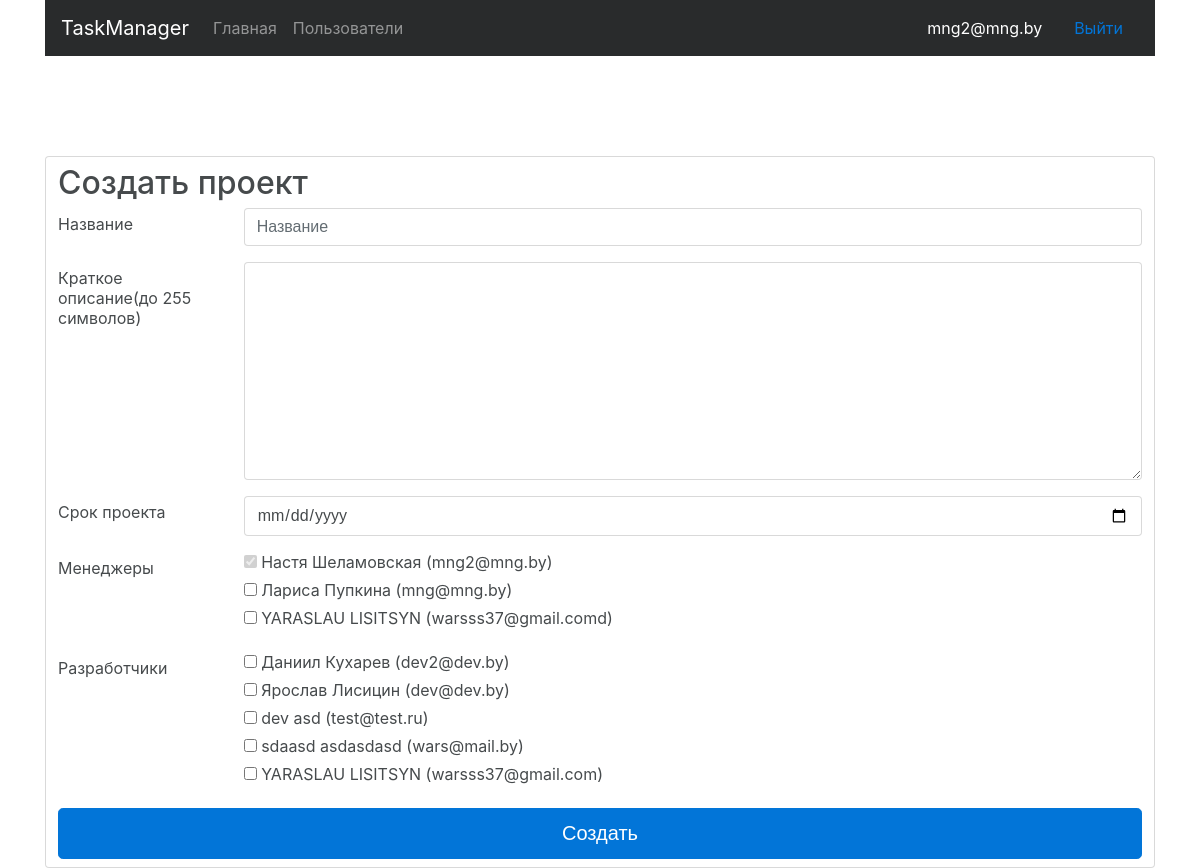
The page /project/add/ (signed in) on the database as committed earlier.
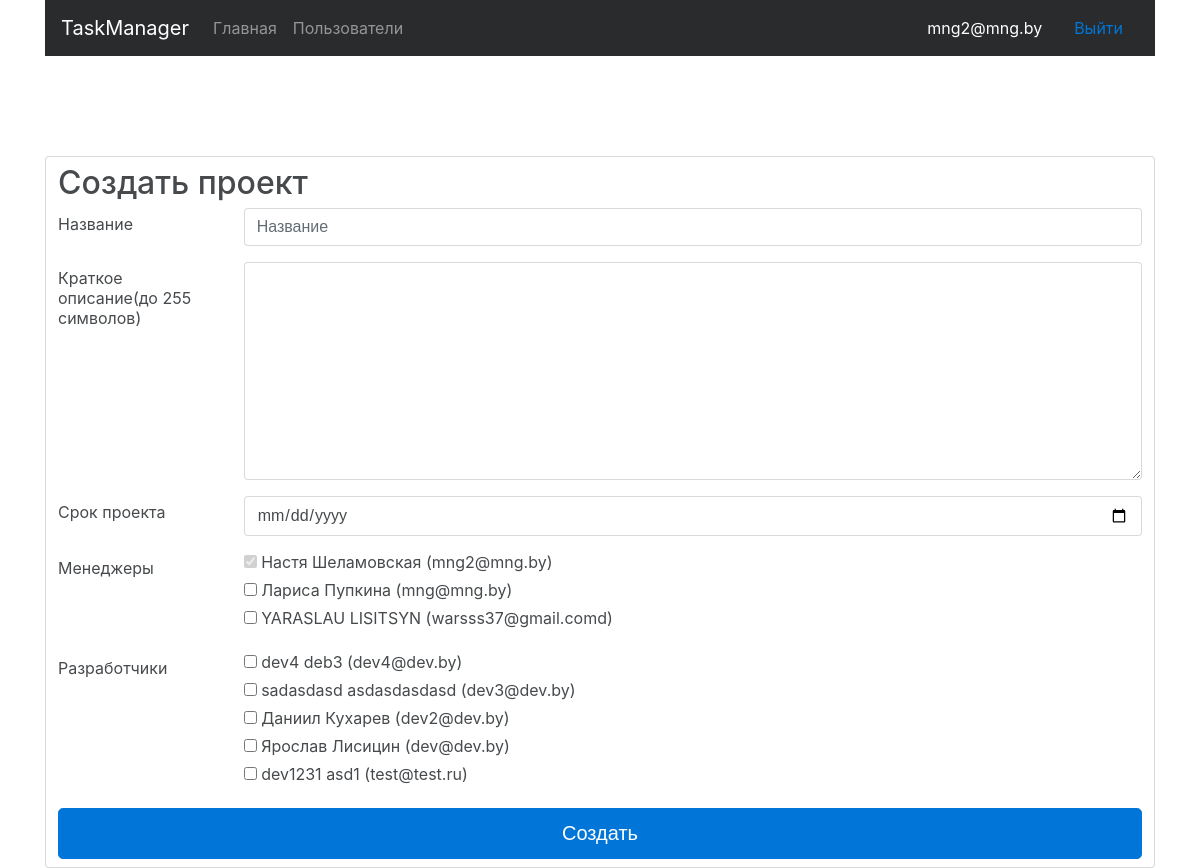
The same page on the database as committed later.
### User/models.py (models this page shows, shortened)
class User(AbstractBaseUser, PermissionsMixin, models.Model):
    email = models.EmailField(
        max_length=255,
        unique=True,
        db_index=True,
        verbose_name='Email'
    )
    password = models.CharField(
        verbose_name='Пароль',
        max_length=255
    )
    firstname = models.CharField(
        verbose_name='Имя',
        max_length=40,
        null=True,
        blank=True
    )
    lastname = models.CharField(
        verbose_name='Фамилия',
        max_length=40,
        null=True,
        blank=True
    )
    role = models.CharField(
        max_length=255,
        verbose_name='Права пользователя'
    )
    is_active = models.BooleanField(
        default=True,
        verbose_name='Активен'
    )
    is_admin = models.BooleanField(
        default=False,
        verbose_name='Админ'
    )
    is_superuser = models.BooleanField(
        default=False,
        verbose_name='Админ'
    )
    register_date = models.DateTimeField(
        auto_now_add=True,
        verbose_name='Дата регистрации'
    )
    USERNAME_FIELD = 'email'
    REQUIRED_FIELDS = []
    objects = UserManager()
    class Meta:
        ordering = ['-register_date']
        verbose_name = 'Пользователь'
        verbose_name_plural = 'Пользователи'

### Project/views.py (the view, shortened to what this page needs)
# urls.py: url(r'^project/add/$', login_required(ProjectCreate.as_view()), name='project_add'),
class ProjectCreate(TemplateView):
    model = Project
    template_name = 'project/add_project.html'
    form = None
    manager = None
    developer = None
    def get(self, request, *args, **kwargs):
        if request.user.role == "Manager" or request.user.is_admin:
            self.manager = User.objects.filter(role='Manager')
            self.developer = User.objects.filter(role='Developer')
            return super(ProjectCreate, self).get(request, *args, **kwargs)
        else:
            return redirect(reverse('main'))
    def get_context_data(self, **kwargs):
        context = super(ProjectCreate, self).get_context_data(**kwargs)
        context['managers'] = self.manager
        context['developers'] = self.developer
        return context

### templates/project/add_project.html (shortened to what this page needs)
{% extends 'base.html' %}
{% block content %}
    <div class="container form-cont">
            <form action="" method="post" class="form-control">
                <h2>Создать проект</h2>
                <div class="form-group row">
                    <label for="text-input" class="col-2 col-form-label">Название</label>
                    <div class="col-10">
                        <input type="text" id="id_title" class="form-control" placeholder="Название" name="title" required>
                    </div>
                </div>
                <div class="form-group row">
                    <label for="textarea-input" class="col-2 col-form-label">Краткое описание(до 255 символов)</label>
                    <div class="col-10">
                        <textarea name="description" id="id_description" style="width: 100%" rows="10" class="form-control"></textarea>
                    </div>
                </div>
                <div class="form-group row">
                    <label for="date-input" class="col-2 col-form-label">Срок проекта</label>
                    <div class="col-10">
                        <input class="form-control" type="date" id="example-date-input" name="due_date">
                    </div>
                </div>
                 <div class="form-group row">
                     <label for="date-input" class="col-2 col-form-label">Менеджеры</label>
                     <div class="col-10">
                         {% for manager in managers %}
                            <div class="checkbox">
                                <label>
                                    <input type="checkbox" name="users" value="{{ manager.id }}" {% if user.id == manager.id %} checked="checked" disabled="disabled" {% endif %}>
                                    <span class="custom-control-description">{{ manager.firstname }} {{ manager.lastname }} ({{ manager.email }})</span>
                                </label>
                            </div>
                         {% endfor %}
                     </div>
                </div>
                <div class="form-group row">
                    <label for="date-input" class="col-2 col-form-label">Разработчики</label>
                    <div class="col-10">
                        {% for developer in developers %}
                            <div class="checkbox">
                                <label>
                                    <input type="checkbox" name="users" value="{{ developer.id }}">
                                    <span class="custom-control-description">{{ developer.firstname }} {{ developer.lastname }} ({{ developer.email }})</span>
                                </label>
                            </div>
                        {% endfor %}
                    </div>
                </div>
                <div class="submit-button">
                    <input type="submit" value="Создать" class="btn btn-lg btn-primary btn-block">
                </div>
            </form>
    </div>
{% endblock %}

### templates/base.html (shortened to what this page needs)
{% load staticfiles %}
<!doctype html>
<html>
    <head>
        <link type="text/css" href="{% static 'css/main.css' %}" rel="stylesheet">
        <link type="text/css" href="{% static 'css/bootstrap.min.css' %}" rel="stylesheet">
    </head>
    <body>
        {% if user.is_authenticated %}
        <div class="container">
            <nav class="navbar navbar-toggleable-md navbar-inverse bg-inverse">
                <a class="navbar-brand" href="{% url 'main' %}">TaskManager</a>
                <div class="collapse navbar-collapse" id="navbarColor01">
                    <ul class="navbar-nav mr-auto">
                        {% url "main" as page_url %}
                        <li class="nav-item {% if page_url == current_url %}active{% endif %}">
                            <a class="nav-link" href="{% url 'main' %}">Главная</a>
                        </li>
                        {% if user.role == "Manager" or user.is_admin %}
                            {% url "users" as page_users %}
                            <li class="nav-item {% if page_users == current_url %}active{% endif %}">
                                <a class="nav-link" href="{% url "users" %}">Пользователи</a>
                            </li>
                        {% endif %}
                    </ul>
                    <a class="nav-link" style="color: white">{{ user.email }}</a>
                    <a class="nav-link" href="{% url 'logout' %}">Выйти</a>
                </div>
            </nav>
        </div>
        {% endif %}
        {% block content %}
        {% endblock %}
    </body>
</html>

Rows that differ between the two databases and show on the page:
removed User: firstname "sdaasd", lastname "asdasdasd", email "wars@mail.by"
removed User: firstname "YARASLAU", lastname "LISITSYN", email "warsss37@gmail.com"
added User: firstname "dev4", lastname "deb3", email "dev4@dev.by"
added User: firstname "sadasdasd", lastname "asdasdasdasd", email "dev3@dev.by"
changed User "test@test.ru": firstname "dev" → "dev1231"; lastname "asd" → "asd1"
